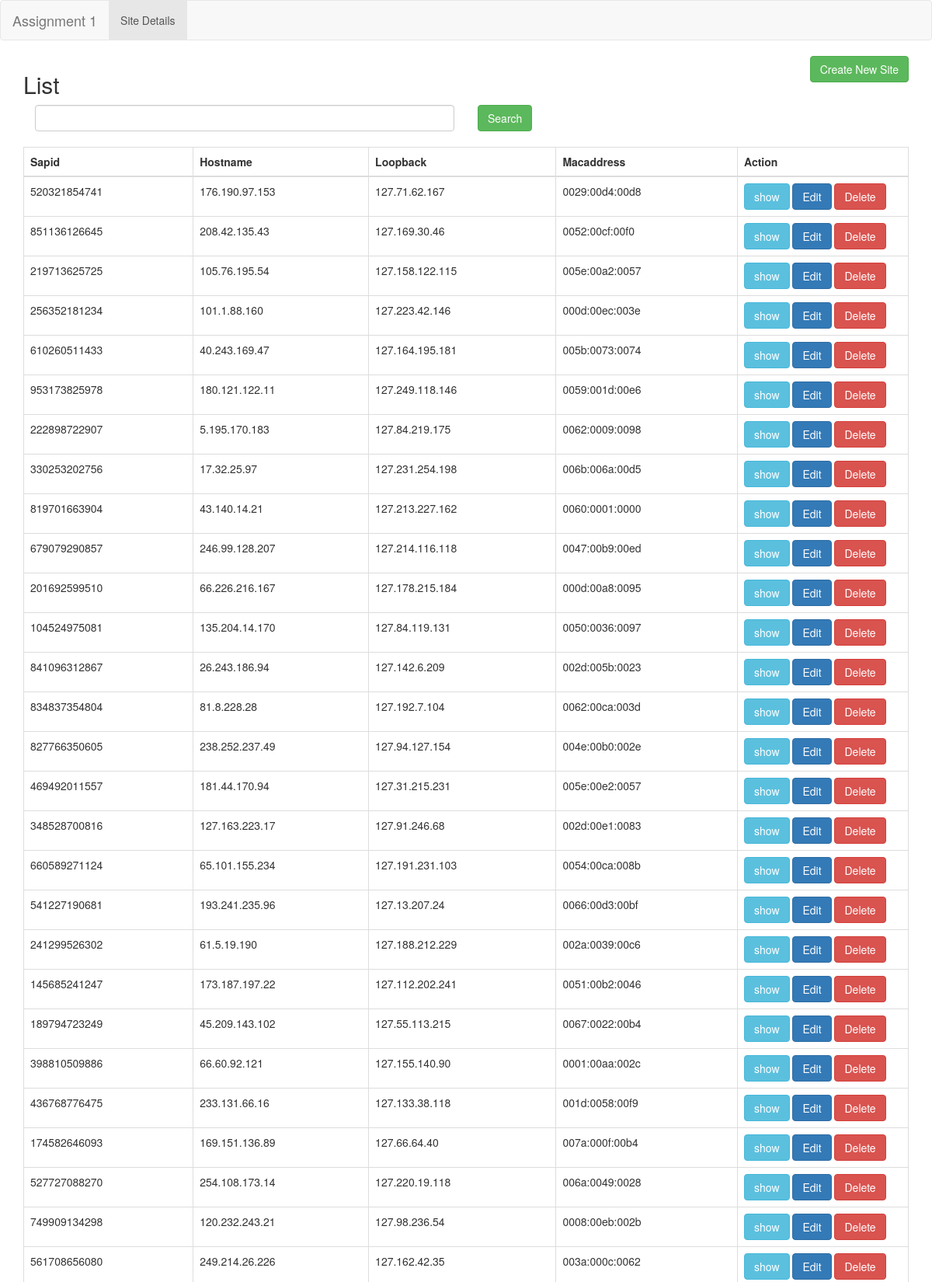
The page / (upper part) on the database its author committed.
### tables this page shows
CREATE TABLE `sites` (
  `sid` int(11) NOT NULL,
  `sapid` varchar(18) NOT NULL,
  `hostname` varchar(14) NOT NULL,
  `loopback` varchar(18) NOT NULL,
  `macaddress` varchar(17) NOT NULL,
  `create_date` timestamp NOT NULL DEFAULT CURRENT_TIMESTAMP
);

### application/controllers/Site.php (called while the page is built, shortened)
<?php
class Site extends CI_Controller {
  function __construct(){
    $this->load->helper('url');
    $this->load->library('session');
    $this->load->database();
  }
	public function index()
	{
    if (isset($_GET['search'])){
      if($_GET['search']){
        $search_string = $_GET['search'];
        $this->db->where('sapid', $search_string);
        $this->db->or_like('hostname', $search_string);
        $this->db->or_like('loopback', $search_string);
        $this->db->or_like('macaddress', $search_string);
      }
      $sites = $this->db->get('sites')->result();
      $data['result'] = $sites;
      echo json_encode($data);
      exit;
    }else{
      $sites = $this->db->get('sites')->result();
      $this->load->view('site/index', ['sites' => $sites]);
    }
	}
}

### index.php (called while the page is built, shortened)
<?php
require_once BASEPATH.'core/CodeIgniter.php';

### application/views/site/index.php (the view, shortened to what this page needs)
<!DOCTYPE html>
<html>
<head>
    <link rel="stylesheet" href="https://maxcdn.bootstrapcdn.com/bootstrap/3.3.7/css/bootstrap.min.css" />
</head>
<body>
  <?php $this->load->view('menu'); ?>
  <div class="container">
    <div class="row">
      <div class="col-lg-12 margin-tb">
          <div class="pull-left">
              <h2>List</h2>
          </div>
          <div class="pull-right">
              <a class="btn btn-success" href="<?php echo base_url('site/create'); ?>"> Create New Site</a>
          </div>
      </div>
    </div>
    <div class="row">
      <div class="col-lg-12 margin-tb">
          <div class="col-lg-6">
              <input type="text" name="search_string" id="search" class="form-control" value="">
          </div>
          <div class="col-lg-6 pull-right">
              <a class="btn btn-success" class="search" id="search-btn" href="javascript:void(0)"> Search </a>
          </div>
      </div>
    </div>
    <br/>
    <table class="table table-bordered" id='postsList'>
        <thead>
            <tr>
                <th>Sapid</th>
                <th>Hostname</th>
                <th>Loopback</th>
                <th>Macaddress</th>
                <th width="220px">Action</th>
            </tr>
        </thead>
        <tbody>
          <?php foreach ($sites as $site) { ?>
            <tr>
                <td><?php echo $site->sapid; ?></td>
                <td><?php echo $site->hostname; ?></td>
                <td><?php echo $site->loopback; ?></td>
                <td><?php echo $site->macaddress; ?></td>
            <td>
              <form method="DELETE" action="<?php echo base_url('site/delete/'.$site->sid);?>">
                <a class="btn btn-info" href="<?php echo base_url('site/show/'.$site->sid) ?>"> show</a>
               <a class="btn btn-primary" href="<?php echo base_url('site/edit/'.$site->sid) ?>"> Edit</a>
                <button type="submit" class="btn btn-danger"> Delete</button>
              </form>
            </td>
            </tr>
          <?php } ?>
        </tbody>
    </table>
  </div>
</body>
</html>

### application/views/menu.php
<nav class="navbar navbar-default">
    <div class="container-fluid">
      <div class="navbar-header">
        <a class="navbar-brand" href="#">Assignment 1</a>
      </div>
      <ul class="nav navbar-nav">
        <li class="active"><a href="<?php echo base_url(); ?>">Site Details</a></li>
      </ul>
    </div>
  </nav>

### rows shown on the page
sites: sapid "520321854741", hostname "176.190.97.153", loopback "127.71.62.167", macaddress "0029:00d4:00d8"
sites: sapid "851136126645", hostname "208.42.135.43", loopback "127.169.30.46", macaddress "0052:00cf:00f0"
sites: sapid "219713625725", hostname "105.76.195.54", loopback "127.158.122.115", macaddress "005e:00a2:0057"
sites: sapid "256352181234", hostname "101.1.88.160", loopback "127.223.42.146", macaddress "000d:00ec:003e"
sites: sapid "610260511433", hostname "40.243.169.47", loopback "127.164.195.181", macaddress "005b:0073:0074"
sites: sapid "953173825978", hostname "180.121.122.11", loopback "127.249.118.146", macaddress "0059:001d:00e6"
sites: sapid "222898722907", hostname "5.195.170.183", loopback "127.84.219.175", macaddress "0062:0009:0098"
sites: sapid "330253202756", hostname "17.32.25.97", loopback "127.231.254.198", macaddress "006b:006a:00d5"
sites: sapid "819701663904", hostname "43.140.14.21", loopback "127.213.227.162", macaddress "0060:0001:0000"
sites: sapid "679079290857", hostname "246.99.128.207", loopback "127.214.116.118", macaddress "0047:00b9:00ed"
sites: sapid "201692599510", hostname "66.226.216.167", loopback "127.178.215.184", macaddress "000d:00a8:0095"
sites: sapid "104524975081", hostname "135.204.14.170", loopback "127.84.119.131", macaddress "0050:0036:0097"
sites: sapid "841096312867", hostname "26.243.186.94", loopback "127.142.6.209", macaddress "002d:005b:0023"
sites: sapid "834837354804", hostname "81.8.228.28", loopback "127.192.7.104", macaddress "0062:00ca:003d"
sites: sapid "827766350605", hostname "238.252.237.49", loopback "127.94.127.154", macaddress "004e:00b0:002e"
sites: sapid "469492011557", hostname "181.44.170.94", loopback "127.31.215.231", macaddress "005e:00e2:0057"
sites: sapid "348528700816", hostname "127.163.223.17", loopback "127.91.246.68", macaddress "002d:00e1:0083"
sites: sapid "660589271124", hostname "65.101.155.234", loopback "127.191.231.103", macaddress "0054:00ca:008b"
sites: sapid "541227190681", hostname "193.241.235.96", loopback "127.13.207.24", macaddress "0066:00d3:00bf"
sites: sapid "241299526302", hostname "61.5.19.190", loopback "127.188.212.229", macaddress "002a:0039:00c6"
sites: sapid "145685241247", hostname "173.187.197.22", loopback "127.112.202.241", macaddress "0051:00b2:0046"
sites: sapid "189794723249", hostname "45.209.143.102", loopback "127.55.113.215", macaddress "0067:0022:00b4"
sites: sapid "398810509886", hostname "66.60.92.121", loopback "127.155.140.90", macaddress "0001:00aa:002c"
sites: sapid "436768776475", hostname "233.131.66.16", loopback "127.133.38.118", macaddress "001d:0058:00f9"
sites: sapid "174582646093", hostname "169.151.136.89", loopback "127.66.64.40", macaddress "007a:000f:00b4"
sites: sapid "527727088270", hostname "254.108.173.14", loopback "127.220.19.118", macaddress "006a:0049:0028"
sites: sapid "749909134298", hostname "120.232.243.21", loopback "127.98.236.54", macaddress "0008:00eb:002b"
sites: sapid "561708656080", hostname "249.214.26.226", loopback "127.162.42.35", macaddress "003a:000c:0062"
